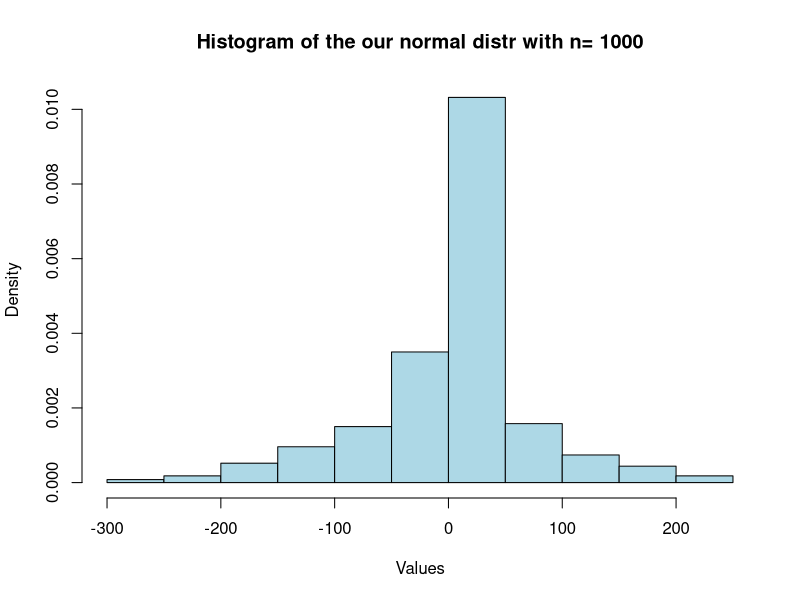
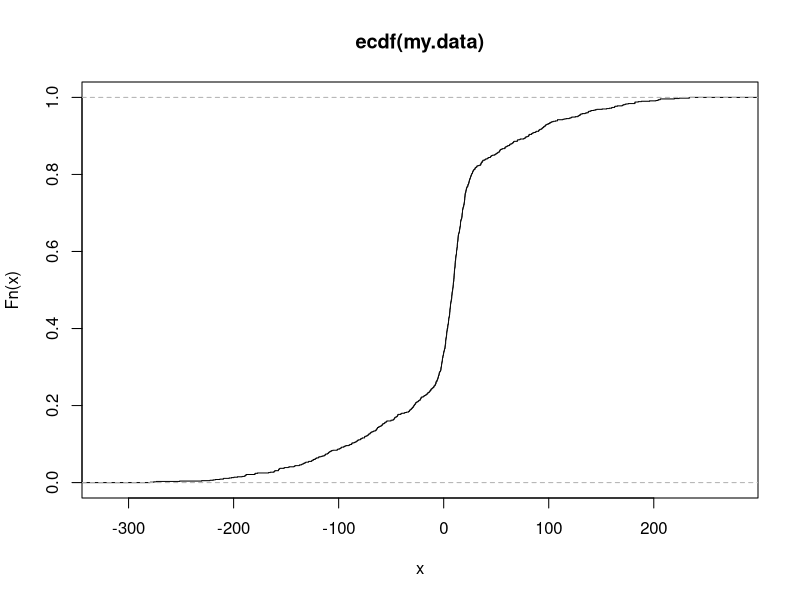

Recreate these plots in R, in order. (Note: this script raises an error after producing the figures.)
## ---- chunk 1
# your code here
n <- 1000
sigma_1 = 3
sigma_2 = 10
mu_1 = 10
mu_2 = -2
mean = c(mu_1, mu_2)
sd = c(sigma_1, sigma_2)
my.data <- rnorm(n, mean, sd^2)
summary(my.data)
## ---- chunk 2
# draw histogram
hist(my.data,
     probability = T,

    #breaks = seq(0.5,6.6),
     main = paste("Histogram of the our normal distr with n=", n),
     col = "lightblue",
     xlab = "Values",

     )
# superimpose empirical density
plot(ecdf(my.data))

# superimpose normal density

## ---- chunk 3
# plot ecdf

# superimpose cdf for standard normal

# calculate maximal difference 

## ---- chunk 4
# skewness
skewness <- function(x) {
  m3 <- mean((x - mean(x))^3)
  m2 <- mean((x - mean(x))^2)
  return(m3 / m2^(3 / 2))
}

skewness_calculated <- skewness(my.data)
print(scewness_calculated)
if (skewness_calculated > 0) {
  print("The data are positively skewed - the tail is longer on the right side")
} else if (skewness_calculated < 0) {
  print("The data are negatively skewed - the tail is longer on the left side")
} else {
  print("The data are symmetrically distributed")
}

# kurtosis
kurtosis <- function(x) {
  m4 <- mean((x - mean(x))^4)
  m2 <- mean((x - mean(x))^2)
  return(m4 / m2^2)
}

kurtosis_calculated <- kurtosis(my.data)
print(kurtosis_calculated)
if (kurtosis_calculated > 3) {
  print("The data is more concentrated near the mean")
} else if (kurtosis_calculated < 3) {
  print("The data is more dispersed")
} else {
  print("The data is normally distributed")
}
## ---- chunk 5
# your code here
# skewness

# kurtosis

## ---- chunk 6
# your code here
# theoretical expected value and variance

# sample mean and sample variance

## ---- chunk 7
# your code here
